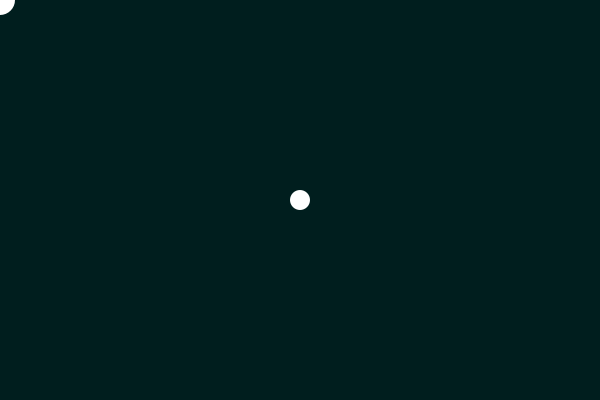
Frame 1 (no input)
Frame 60 (the mouse pressed at the canvas centre just before this capture): identical to frame 1, image omitted
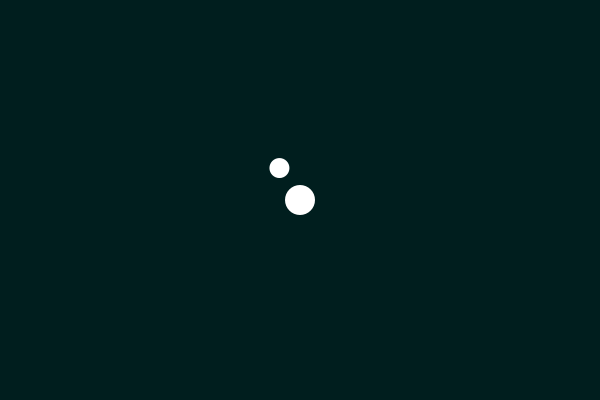
Frame 120 (the mouse held since frame 60 and released just before this capture)

The Processing sketch that drew these frames (run headless with seeded random() and noise(); from frame 60 on, the mouse is pressed at the canvas centre):

// Processing sketch: processing_44147
// ── processing_44147.pde

//  R.A. Robertson 2010.08 "Evasion Cycloidic" 
float x, y, dx, dy, slope, amp, mouseV, angleC, angleS, h, o, a, easing, strayX, strayY;
int change, toggle, toggleT;
void setup() {
  size(600, 400);
  noCursor();
  smooth();
  background(0, 30, 30);
  frameRate(60); // for a reasonable rate in Chrome.
 x = width/2; y = height/2; toggle = -1; easing = 0.05;
 }

void draw() { 
  fill(0, 30, 30); noStroke();
  rect(0, 0, width, height);
  fill(255);
  
   ellipse(mouseX, mouseY, 30, 30); // Chaser (Mouse).
   ellipse(x, y, 20, 20); // Evader.

   dx = mouseX - x;         // Run.
   dy = mouseY - y;         // Rise.
   slope = dy/dx;           // Slope = rise/run.
    // Slope to angle conversion.
  if (dx >= 0 && dy >= 0) { angleS = atan(slope); } // AngleS = slope derivation.
  else if (dx < 0 && dy > 0) { angleS = atan(slope) + PI;}
  else if (dx < 0 && dy <= 0) { angleS = atan(slope) + PI; }
  else if (dx >=0 && dy < 0) { angleS = atan(slope) + 2*PI; } 
    
    mouseV = dist(mouseX, mouseY, pmouseX, pmouseY);
    amp = 40; // Amplitude. Here, radius of cycloid.
    
if (dist(mouseX, mouseY, x, y) <= amp) { // Set reaction distance.

  x = (mouseX) - (sin(angleC - PI/2) * amp); // Cycloidic behavior
  y = (mouseY) + (cos(angleC - PI/2) * amp);
  angleC = (angleC + mouseV/(amp)* toggle); // % (2*PI) for debugging clarity.

  } 
  else {  angleC = angleS + PI;  } // Regular angle passed to initialize cycloidic angle.
  
  // Make line of intent indicator (optional).
//       h = amp - 20; // Define length of hypotenuse.
//       o = sin(angleS) * h; // Find length of opposite.
//       a = cos(angleS) * h; // Find length of adjacent.
//      stroke(255); line(mouseX, mouseY, mouseX - a, mouseY - o);
 
   change = int(random(50, 100)); // Reverse direction unpredictably.
   toggleT = frameCount % change;
  if (toggleT == change - 1) { toggle = toggle * -1; }
  
   strayX = width/2 - x; strayY = height/2 - y;// Return to center if straying.
  if(abs(strayX) > 0 && abs(strayY) > 0) { x += strayX * easing; y += strayY * easing; }
  
}
